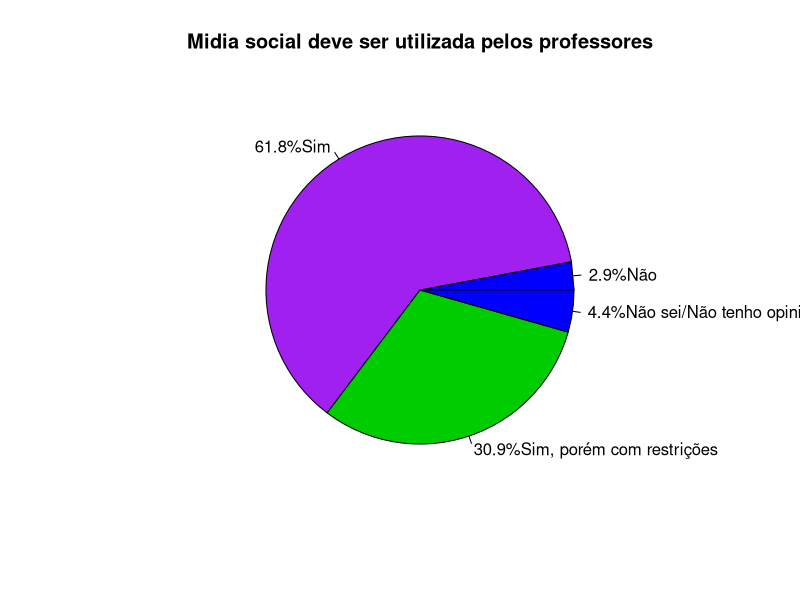
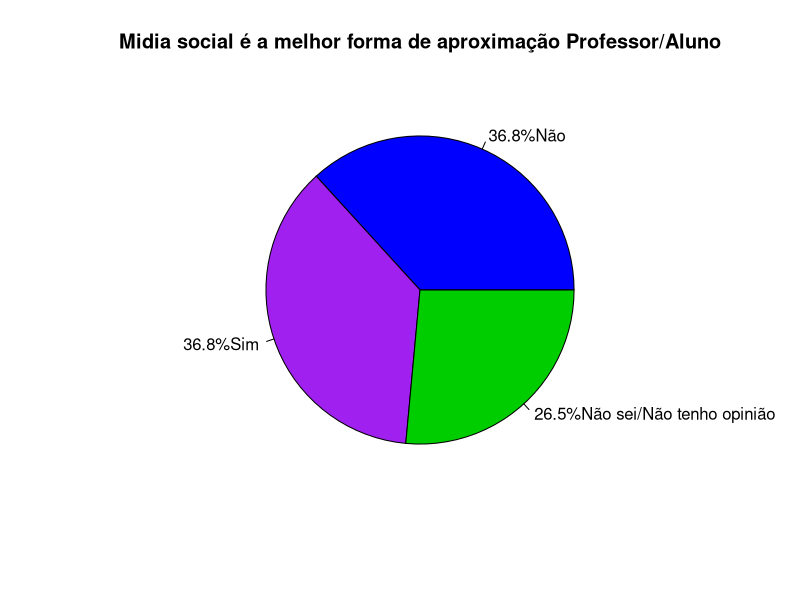
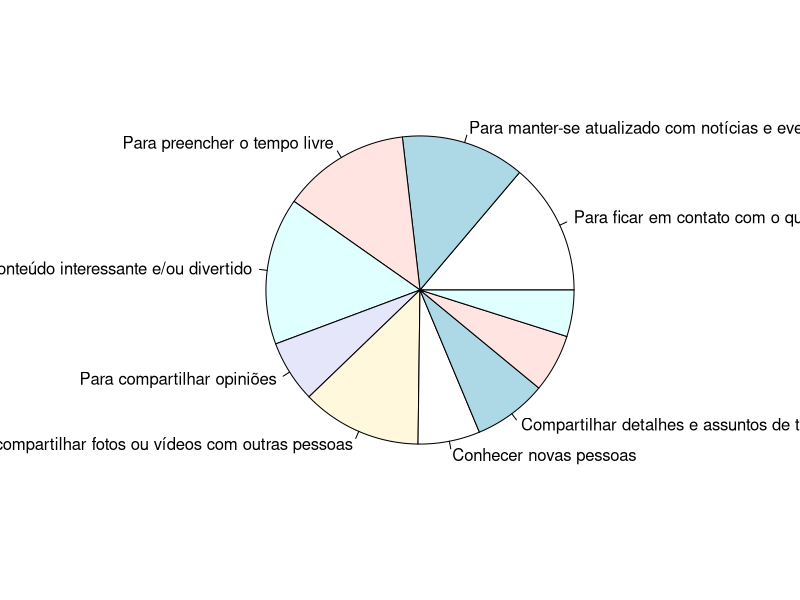

Recreate these plots in R, in order.
## ---- chunk 1
if (!require(readxl)) install.packages('readxl')
library(readxl)

df <- read_excel("../dados/umses_alunos_2018.xlsx")
## ---- chunk 2
uacad=table(df$usoacademico)
lblua <- c("Não", "Sim", "Sim, porém com restrições", "Não sei/Não tenho opinião")
pctua <- round(uacad/sum(uacad)*100, digits=1)
lblua <- paste0(pctua, "%", lblua)
pie(uacad, labels = lblua, edges = 100, angle = 45, col = c("blue","purple", "green3"), border = NULL,
    lty = NULL, main = "Midia social deve ser utilizada pelos professores")
## ---- chunk 3
aprox=table(df$profchegaal)
lblap <- c("Não", "Sim", "Não sei/Não tenho opinião")
pctap <- round(aprox/sum(aprox)*100, digits=1)
lblap <- paste0(pctap, "%", lblap)
pie(aprox, labels = lblap, edges = 100, angle = 45, col = c("blue","purple", "green3"), border = NULL,
    lty = NULL, main = "Midia social é a melhor forma de aproximação Professor/Aluno")
## ---- chunk 4
contato <- df[df$contato == 1,]
atualizado <- df[df$atualizado == 1,]
preencher <- df[df$preencher == 1,]
encontrar <- df[df$encontrar == 1,]
compopiniao <- df[df$compopiniao == 1,]
compfoto <- df[df$compfoto == 1,]
amigosja <- df[df$amigosja == 1,]
profnetwork <- df[df$profnetwork == 1,]
novaamizade <- df[df$novaamizade == 1,]
compdetalhe <- df[df$compdetalhe == 1,]
x<-c(table(contato$melhoraresul)[2], table(atualizado$melhoraresul)[2],
     table(preencher$melhoraresul)[2], table(encontrar$melhoraresul)[2],
     table(compopiniao$melhoraresul)[2], table(compfoto$melhoraresul)[2],
     table(amigosja$melhoraresul)[2], table(profnetwork$melhoraresul)[2],
     table(novaamizade$melhoraresul)[2], table(compdetalhe$melhoraresul)[2])
n<-c("Para ficar em contato com o que os amigos estão fazendo",
     "Para manter-se atualizado com notícias e eventos atuais",
     "Para preencher o tempo livre",
     "Para encontrar conteúdo interessante e/ou divertido",
     "Para compartilhar opiniões",
     "Para compartilhar fotos ou vídeos com outras pessoas",
     "Conhecer novas pessoas",
     "Compartilhar detalhes e assuntos de trabalho")
pie(x, labels = n)
## ---- chunk 5
# ToDo: gráfico lucas
